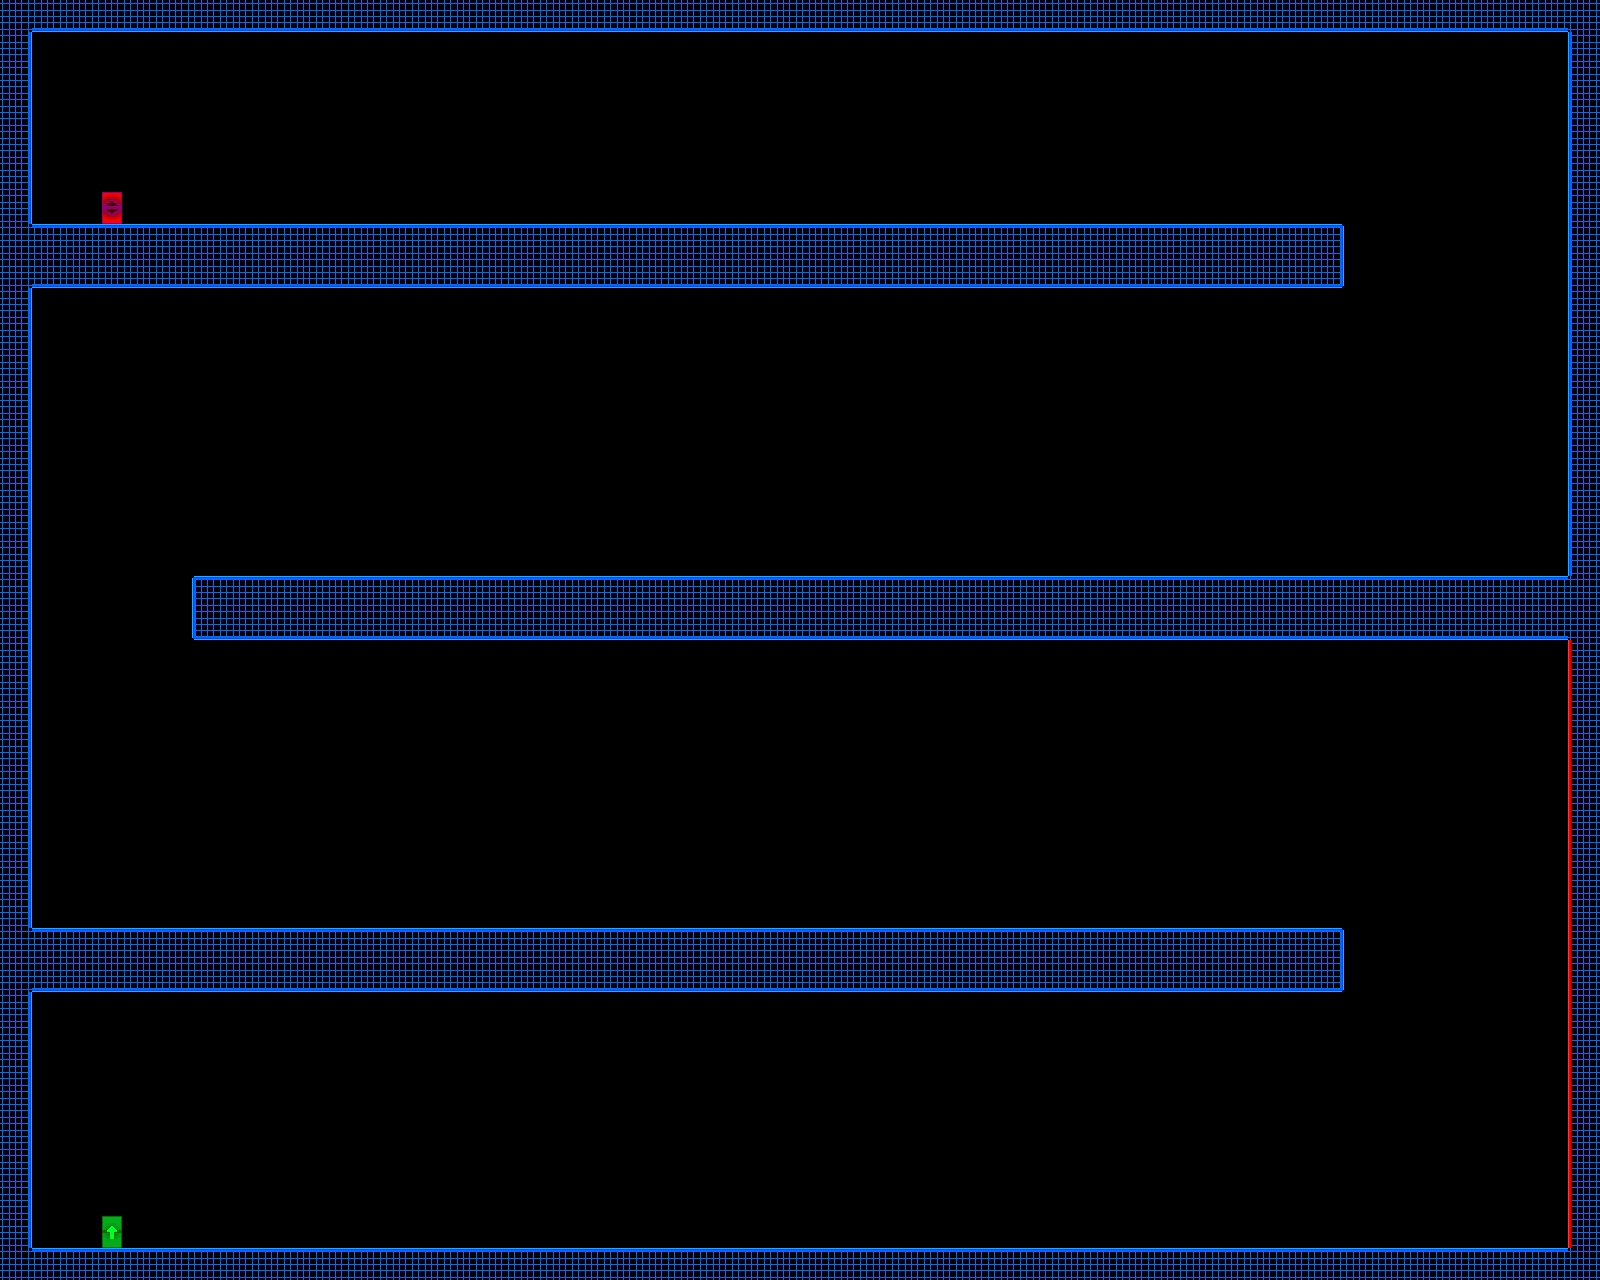

A 2D game scene composited from a Tiled map and its tileset images. What follows is a short description and the map's XML, with each tile layer's data collapsed to a summary:
An orthogonal 50x40 tile map with 32x32 px tiles, 1 tile layer (Livello tile 1) and 42 objects.

<map version="1.0" orientation="orthogonal" renderorder="right-down" width="50" height="40" tilewidth="32" tileheight="32" nextobjectid="67">
 <tileset firstgid="1" name="TestTile" tilewidth="32" tileheight="32" tilecount="117">
  <image source="resources/tiles/TestTile.png" width="416" height="288" />
 </tileset>
 <layer name="Livello tile 1" width="50" height="40">
  <data>[2000 cells, 428 non-empty, 12 distinct tile ids]</data>
 </layer>
 <objectgroup name="Triggers" visible="0">
  <object id="1" x="96" y="192" width="32" height="32">
   <properties>
    <property name="playerEntrance" value="" />
   </properties>
  </object>
  <object id="2" x="96" y="1216" width="32" height="32">
   <properties>
    <property name="playerExit" value="Level11" />
   </properties>
  </object>
  <object id="4" x="32" y="0" width="1536" height="32">
   <properties>
    <property name="ObsReverse" value="" />
    <property name="blocker" value="b" />
   </properties>
  </object>
  <object id="5" x="32" y="1248" width="1536" height="32">
   <properties>
    <property name="ObsReverse" value="" />
    <property name="blocker" value="t" />
   </properties>
  </object>
  <object id="6" x="0" y="32" width="32" height="1216">
   <properties>
    <property name="blocker" value="r" />
   </properties>
  </object>
  <object id="7" x="1568" y="32" width="32" height="544">
   <properties>
    <property name="blocker" value="l" />
   </properties>
  </object>
  <object id="8" x="32" y="224" width="1312" height="64">
   <properties>
    <property name="ObsReverse" value="" />
    <property name="blocker" value="tblr" />
   </properties>
  </object>
  <object id="9" x="192" y="576" width="1376" height="64">
   <properties>
    <property name="ObsReverse" value="" />
    <property name="blocker" value="tblr" />
   </properties>
  </object>
  <object id="10" x="32" y="928" width="1312" height="64">
   <properties>
    <property name="ObsReverse" value="" />
    <property name="blocker" value="tblr" />
   </properties>
  </object>
  <object id="11" x="1568" y="640" width="32" height="608">
   <properties>
    <property name="deadly" value="l" />
   </properties>
  </object>
  <object id="12" x="320" y="96" width="32" height="32">
   <properties>
    <property name="ObsSpeed" value="150" />
    <property name="Obstacle" value="v" />
   </properties>
  </object>
  <object id="13" x="576" y="160" width="32" height="32">
   <properties>
    <property name="ObsSpeed" value="150" />
    <property name="Obstacle" value="v" />
   </properties>
  </object>
  <object id="14" x="832" y="96" width="32" height="32">
   <properties>
    <property name="ObsSpeed" value="150" />
    <property name="Obstacle" value="v" />
   </properties>
  </object>
  <object id="15" x="1056" y="160" width="32" height="32">
   <properties>
    <property name="ObsSpeed" value="150" />
    <property name="Obstacle" value="v" />
   </properties>
  </object>
  <object id="16" x="1216" y="320" width="32" height="32">
   <properties>
    <property name="ObsSpeed" value="150" />
    <property name="Obstacle" value="v" />
   </properties>
  </object>
  <object id="17" x="960" y="480" width="32" height="32">
   <properties>
    <property name="ObsSpeed" value="150" />
    <property name="Obstacle" value="v" />
   </properties>
  </object>
  <object id="18" x="736" y="416" width="32" height="32">
   <properties>
    <property name="ObsSpeed" value="150" />
    <property name="Obstacle" value="v" />
   </properties>
  </object>
  <object id="19" x="576" y="480" width="32" height="32">
   <properties>
    <property name="ObsSpeed" value="150" />
    <property name="Obstacle" value="v" />
   </properties>
  </object>
  <object id="20" x="384" y="352" width="32" height="32">
   <properties>
    <property name="ObsSpeed" value="150" />
    <property name="Obstacle" value="v" />
   </properties>
  </object>
  <object id="21" x="256" y="704" width="32" height="32">
   <properties>
    <property name="ObsSpeed" value="200" />
    <property name="Obstacle" value="v" />
   </properties>
  </object>
  <object id="44" x="320" y="800" width="32" height="32">
   <properties>
    <property name="ObsSpeed" value="200" />
    <property name="Obstacle" value="v" />
   </properties>
  </object>
  <object id="45" x="416" y="864" width="32" height="32">
   <properties>
    <property name="ObsSpeed" value="200" />
    <property name="Obstacle" value="v" />
   </properties>
  </object>
  <object id="47" x="640" y="736" width="32" height="32">
   <properties>
    <property name="ObsSpeed" value="200" />
    <property name="Obstacle" value="v" />
   </properties>
  </object>
  <object id="48" x="704" y="800" width="32" height="32">
   <properties>
    <property name="ObsSpeed" value="200" />
    <property name="Obstacle" value="v" />
   </properties>
  </object>
  <object id="49" x="768" y="864" width="32" height="32">
   <properties>
    <property name="ObsSpeed" value="200" />
    <property name="Obstacle" value="v" />
   </properties>
  </object>
  <object id="50" x="960" y="672" width="32" height="32">
   <properties>
    <property name="ObsSpeed" value="200" />
    <property name="Obstacle" value="v" />
   </properties>
  </object>
  <object id="51" x="1024" y="736" width="32" height="32">
   <properties>
    <property name="ObsSpeed" value="200" />
    <property name="Obstacle" value="v" />
   </properties>
  </object>
  <object id="52" x="1088" y="800" width="32" height="32">
   <properties>
    <property name="ObsSpeed" value="200" />
    <property name="Obstacle" value="v" />
   </properties>
  </object>
  <object id="53" x="1216" y="736" width="32" height="32">
   <properties>
    <property name="ObsSpeed" value="200" />
    <property name="Obstacle" value="v" />
   </properties>
  </object>
  <object id="54" x="1248" y="768" width="32" height="32">
   <properties>
    <property name="ObsSpeed" value="200" />
    <property name="Obstacle" value="v" />
   </properties>
  </object>
  <object id="55" x="1280" y="800" width="32" height="32">
   <properties>
    <property name="ObsSpeed" value="200" />
    <property name="Obstacle" value="v" />
   </properties>
  </object>
  <object id="56" x="1216" y="1024" width="32" height="32">
   <properties>
    <property name="ObsSpeed" value="250" />
    <property name="Obstacle" value="v" />
   </properties>
  </object>
  <object id="57" x="1120" y="1088" width="32" height="32">
   <properties>
    <property name="ObsSpeed" value="250" />
    <property name="Obstacle" value="v" />
   </properties>
  </object>
  <object id="58" x="1024" y="1024" width="32" height="32">
   <properties>
    <property name="ObsSpeed" value="250" />
    <property name="Obstacle" value="v" />
   </properties>
  </object>
  <object id="59" x="768" y="1120" width="32" height="32">
   <properties>
    <property name="ObsSpeed" value="250" />
    <property name="Obstacle" value="v" />
   </properties>
  </object>
  <object id="60" x="672" y="1152" width="32" height="32">
   <properties>
    <property name="ObsSpeed" value="250" />
    <property name="Obstacle" value="v" />
   </properties>
  </object>
  <object id="61" x="576" y="1120" width="32" height="32">
   <properties>
    <property name="ObsSpeed" value="250" />
    <property name="Obstacle" value="v" />
   </properties>
  </object>
  <object id="62" x="384" y="1056" width="32" height="32">
   <properties>
    <property name="ObsSpeed" value="250" />
    <property name="Obstacle" value="v" />
   </properties>
  </object>
  <object id="63" x="352" y="1024" width="32" height="32">
   <properties>
    <property name="ObsSpeed" value="250" />
    <property name="Obstacle" value="v" />
   </properties>
  </object>
  </objectgroup>
</map>
<!-- 3 of 42 objects omitted -->
